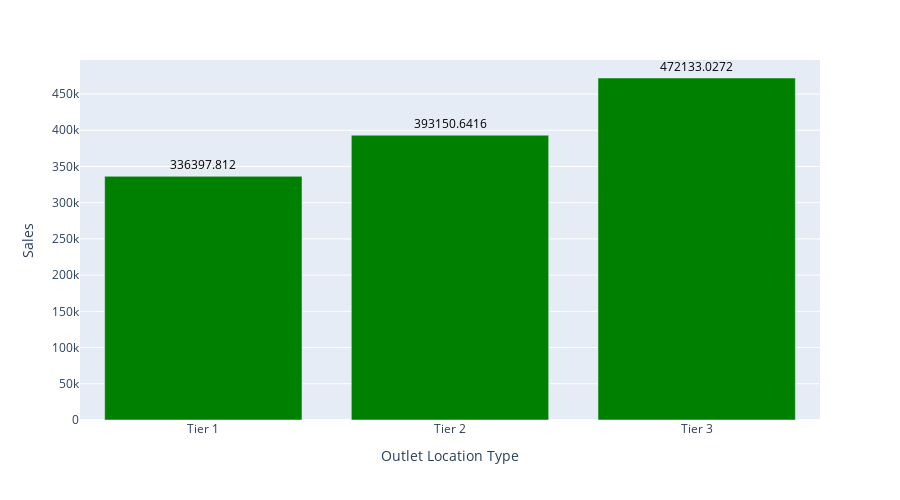

The notebook cell saved with this chart:
### Code cell
fig4=px.bar(out_location,x="Outlet Location Type",y="Sales",text="Sales",height=500)
fig4.update_traces(textposition="outside",textfont=dict(color="black",size=12),marker_color="green")

### Figure 1 — Plotly figure (JSON) as saved in the notebook; plotly's stock layout.template omitted (floating-point values rounded to 4 significant figures)
{"data": [{"hovertemplate": "Outlet Location Type=%{x}<br>Sales=%{text}<extra></extra>", "legendgroup": "", "marker": {"color": "green", "pattern": {"shape": ""}}, "name": "", "orientation": "v", "showlegend": false, "text": [336400.0, 393200.0, 472100.0], "textfont": {"color": "black", "size": 12}, "textposition": "outside", "type": "bar", "x": ["Tier 1", "Tier 2", "Tier 3"], "xaxis": "x", "y": [336400.0, 393200.0, 472100.0], "yaxis": "y"}], "layout": {"barmode": "relative", "height": 500, "legend": {"tracegroupgap": 0}, "margin": {"t": 60}, "xaxis": {"anchor": "y", "domain": [0, 1], "title": {"text": "Outlet Location Type"}}, "yaxis": {"anchor": "x", "domain": [0, 1], "title": {"text": "Sales"}}}}
